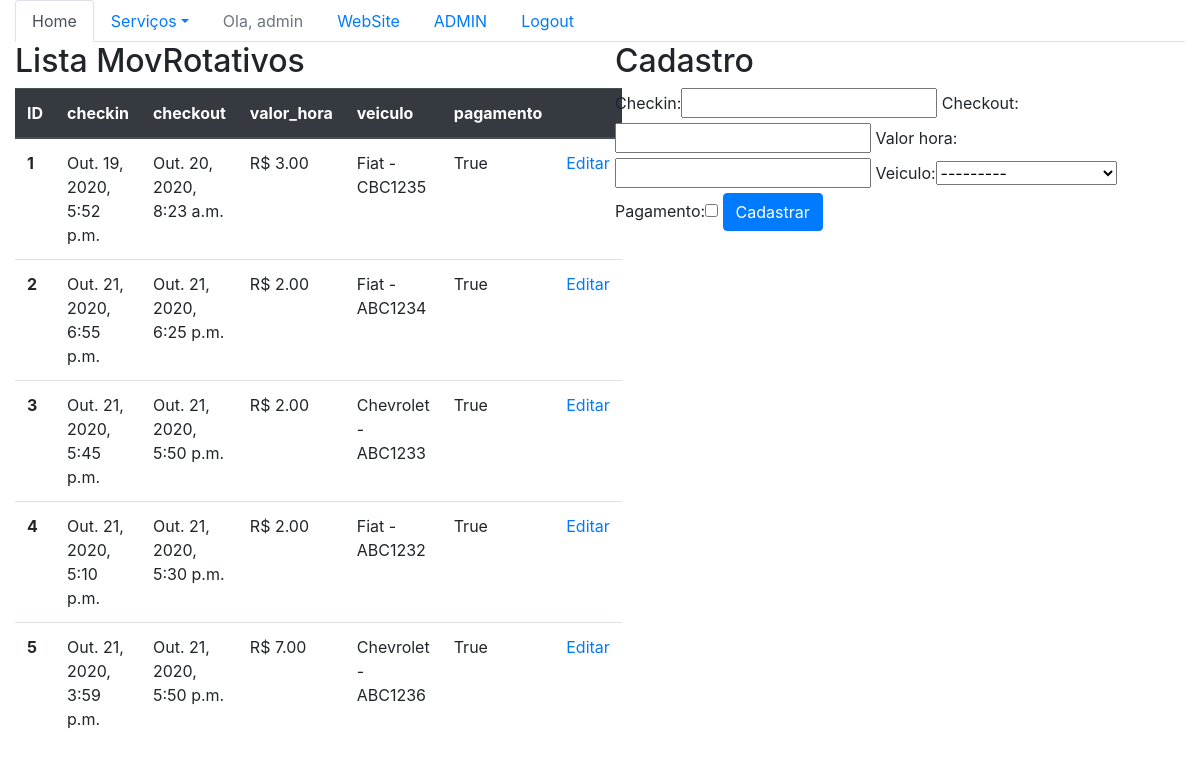
Screenshot of /sistema/movrotativos/ (signed in) with the database file from the repository.
### core/models.py (models this page shows, shortened)
class MovRotativo(models.Model):
    checkin = models.DateTimeField(auto_now=False)
    checkout = models.DateTimeField(auto_now=False, null=True, blank=True)
    valor_hora = models.DecimalField(max_digits=5, decimal_places=2)
    veiculo = models.ForeignKey(Veiculo, on_delete=models.PROTECT)
    pagamento = models.BooleanField(default=False)

class Veiculo(models.Model):
    marca = models.ForeignKey(Marca, on_delete=models.PROTECT)
    placa = models.CharField(max_length=7)
    proprietario = models.ForeignKey(Pessoa, on_delete=models.PROTECT)
    cor = models.CharField(max_length=15)
    observacoes = models.TextField()
    def __str__(self):
        return self.marca.nome + ' - ' + self.placa

class Marca(models.Model):
    nome = models.CharField(max_length=50)

### core/views.py (the view)
@login_required
def lista_movrotativos(request):
    lista_movrotativos = MovRotativo.objects.all()
    form = MovRotativoForm()
    data = {'lista_movrotativos': lista_movrotativos, 'form': form, 'movrotativo_ativo': 'active' }
    return render(request, 'core/lista_movrotativos.html', data)

### core/forms.py
class MovRotativoForm(ModelForm):
    class Meta:
        model = MovRotativo
        fields = '__all__'

### core/templates/core/lista_movrotativos.html (shortened to what this page needs)
{% extends 'base.html' %}
{% load bootstrap %}
{% load static %}
{% block main %}
    <div class="row">
        <div class="col-sm-6">
            <table class="table">
                <H2>Lista MovRotativos</H2>
                <thead class="thead-dark">
                  <tr>
                    <th scope="col">ID</th>
                    <th scope="col">checkin</th>
                    <th scope="col">checkout</th>
                    <th scope="col">valor_hora</th>
                    <th scope="col">veiculo</th>
                    <th scope="col">pagamento</th>
                    <th scope="col"></th>
                  </tr>
                </thead>
                <tbody>
                {% for movrotativo in lista_movrotativos %}
                  <tr>
                    <th scope="row">{{ movrotativo.id }}</th>
                    <td>{{ movrotativo.checkin }}</td>
                    <td>{{ movrotativo.checkout }}</td>
                    <td> R$ {{ movrotativo.valor_hora }}</td>
                    <td>{{ movrotativo.veiculo }}</td>
                    <td>{{ movrotativo.pagamento }}</td>
                    <td>
                        <a href="{% url 'core_movrotativo_update' movrotativo.id %}">Editar</a>
                    </td>
                  </tr>
                {% endfor %}
                </tbody>
            </table>
        </div>
        <div class="col-sm-6">
            <H2>Cadastro</H2>
            <form action="{% url 'core_movmovrotativo_novo' %}" method="POST">
                {{ form|bootstrap }}
                <button type="submit" class="btn btn-primary">Cadastrar</button>
            </form>
        </div>
    </div>
{% endblock main %}

### core/templates/core/menu.html (shortened to what this page needs)
<ul class="nav nav-tabs">
    <li class="nav-item">
        <a class="nav-link active" href="{% url 'core_home' %}">Home</a>
    </li>
    {% if user.is_authenticated  %}
        <li class="nav-item dropdown">
            <a class="nav-link dropdown-toggle" data-toggle="dropdown" href="#" role="button" aria-haspopup="true" aria-expanded="false">Serviços</a>
        </li>
        <li class="nav-item">
            <a class="nav-link disabled" href="">Ola, {{ user }}   </a>
        </li>
        <li class="nav-item">
            <a class="nav-link" href=" {% url 'website_home' %} ">WebSite</a>
        </li>
        {% if user.get_username == 'admin'  %}
            <li class="nav-item">
                <a class="nav-link" href="/admin/login/?next=/admin/">ADMIN</a>
            </li>
        {% endif %}
        <li class="nav-item">
            <a class="nav-link" href=" {% url 'logout' %} ">Logout</a>
        </li>
    {% else %}
        <li class="nav-item">
            <a class="nav-link" href=" {% url 'login' %} ">Login</a>
        </li>
    {% endif %}
</ul>

### rows the page displays
MovRotativo: id "1", checkin "Out. 19, 2020, 5:52 p.m.", checkout "Out. 20, 2020, 8:23 a.m.", valor_hora "3.00", veiculo "Fiat - CBC1235", pagamento "True"
MovRotativo: id "2", checkin "Out. 21, 2020, 6:55 p.m.", checkout "Out. 21, 2020, 6:25 p.m.", valor_hora "2.00", veiculo "Fiat - ABC1234", pagamento "True"
MovRotativo: id "3", checkin "Out. 21, 2020, 5:45 p.m.", checkout "Out. 21, 2020, 5:50 p.m.", valor_hora "2.00", veiculo "Chevrolet - ABC1233", pagamento "True"
MovRotativo: id "4", checkin "Out. 21, 2020, 5:10 p.m.", checkout "Out. 21, 2020, 5:30 p.m.", valor_hora "2.00", veiculo "Fiat - ABC1232", pagamento "True"
MovRotativo: id "5", checkin "Out. 21, 2020, 3:59 p.m.", checkout "Out. 21, 2020, 5:50 p.m.", valor_hora "7.00", veiculo "Chevrolet - ABC1236", pagamento "True"

### other values shown
{{ user }} "admin"
